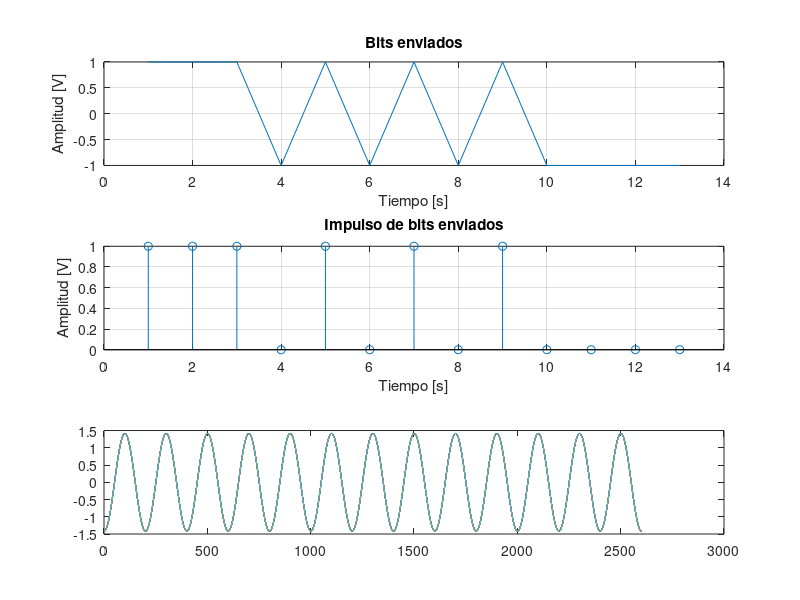

This chart was generated by the following MATLAB code:
clear all;
close all;
%Nb is the number of bits to be transmitted
T=1;%tasa de bit 1 bit/s;
%bits a ser transmitidos
%1 1 1 0 0 1 0 1 0 1 0 0 0 0
b=[1 1 1 0 1 0 1 0 1 0 0 0 0];
%Rb is the bit rate in bits/second
 
 
NRZ=[]; %Creacion de un vector en blanco para 
%graficar los bits de entrada
Vp=1;
%Grafico de los bits con NRZ Polar
Modulate=[];
c=[];
for i=1:length(b) %lazo for desde 1 hasta la longitud de b
    t=0:0.001:1;
    f=1/T;
 if b(i)==1 %si la entrada b(i) es 1 se designa el valor de 1V 
     NRZ=[NRZ ones(1,1)*Vp];
     %c1=(sqrt(2/T)*cos((2*pi*f*t)));
 elseif b(i)==0 %si la entrada b(i) es 0 se designa el valor de -1V
     NRZ=[NRZ ones(1,1)*(-Vp)];
     %c1=-(sqrt(2/T)*cos((2*pi*f*t)));
 end
    %Modulate=[Modulate c1];
    
end
   
 
subplot(3,1,1)
plot(NRZ);
grid on
xlabel('Tiempo [s]');
ylabel('Amplitud [V]');
title('Bits enviados');

subplot(3,1,2)
stem(b);
grid on
xlabel('Tiempo [s]');
ylabel('Amplitud [V]');
title('Impulso de bits enviados');

subplot(3,1,3)
plot(Modulate);
grid on
xlabel('Tiempo [s]');
ylabel('Amplitud [V]');
title('BPSK Senal Modulada');


%%
t=0:0.005:length(b); %vector de tiempo
%Frequency of the carrier
f=1;
%Here we generate the modulated signal by multiplying it with 
%carrier (basis function)
Mod=[];
for j=1:length(b)
     if b(i)==1 %si la entrada b(i) es 1 se designa el valor de 1V 
     Mod1=(sqrt(2/T)*cos(2*pi*f*t));
     plot(Mod1);
     hold on
     elseif b(i)==0 %si la entrada b(i) es 0 se designa el valor de -1V
     Mod1=-(sqrt(2/T)*cos(2*pi*f*t));
     plot(Mod1);
     hold on
     end
     Mod=[Mod, Mod1];
     length(t)
     length(Mod)
end
t=0:1:length(Mod)-1;
length(t)
 
